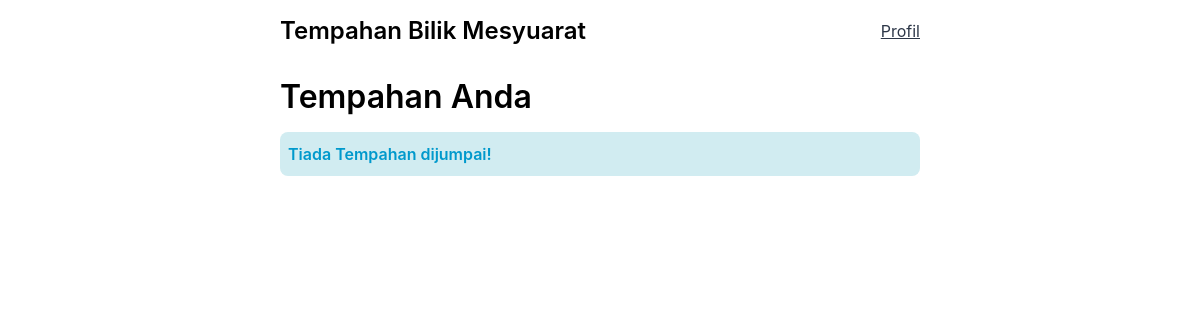
The page /tempah/user/bookings (signed in) on the database as committed earlier.
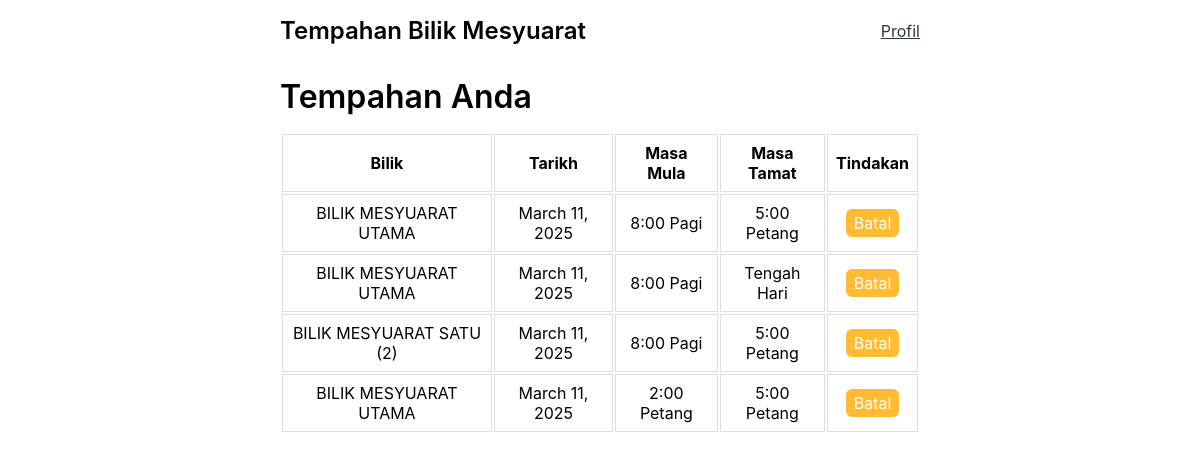
The same page on the database as committed later.
### booking/models.py (models this page shows, shortened)
class Booking(models.Model):
    user = models.ForeignKey(User, on_delete=models.CASCADE)
    time_slot = models.ForeignKey(TimeSlot, on_delete=models.CASCADE)
    date = models.DateField()
    class Meta:
        verbose_name = "Tempahan"
        verbose_name_plural = "Tempahan"

class TimeSlot(models.Model):
    check_in_time = models.TimeField(max_length=4)
    check_out_time = models.TimeField(max_length=4)
    room = models.ForeignKey(Room, on_delete=models.CASCADE)
    booked = models.BooleanField(default=False)
    class Meta:
        verbose_name = "Masa Tempahan"
        verbose_name_plural = "Masa Tempahan"
    def get_translated_check_in_time(self):
        hour = self.check_in_time.hour
        minute = self.check_in_time.minute
        if hour == 12 and minute == 0:
            return "Tengah Hari"
        period = "Pagi" if hour < 12 else "Petang"
        if hour == 0:
            hour_12 = 12
        elif hour > 12:
            hour_12 = hour - 12
        else:
            hour_12 = hour
        return f"{hour_12}:{minute:02d} {period}"
    def get_translated_checkout_time(self):
        hour = self.check_out_time.hour
        minute = self.check_out_time.minute
        if hour == 12 and minute == 0:
            return "Tengah Hari"
        period = "Pagi" if hour < 12 else "Petang"
        if hour == 0:
            hour_12 = 12
        elif hour > 12:
            hour_12 = hour - 12
        else:
            hour_12 = hour
        return f"{hour_12}:{minute:02d} {period}"

class Room(models.Model):
    name = models.CharField(max_length=30)
    advance_booking = models.IntegerField()
    booked = models.BooleanField(default=False)
    USERNAME_FIELD = "name"
    class Meta:
        ordering = ["name"]
        verbose_name = "Bilik"
        verbose_name_plural = "Bilik"

### booking/views.py (the view)
# urls.py: path("user/bookings", views.userBookings, name="user-bookings"),
@login_required(redirect_field_name="/signin")
def userBookings(request):
    user = User.objects.get(email=request.user)
    bookings = Booking.objects.filter(user=user)
    context = {"user": user, "bookings": bookings}
    return render(request, "booking/user_bookings.html", context)

### booking/models.py (called while the page is built)
    def __str__(self):
        return self.email

### booking/templates/booking/user_bookings.html (shortened to what this page needs)
{% extends 'layout.html' %}
{% block content %}
<div class="bookings-wrapper">
  <h1>Tempahan Anda</h1>
  {% if not bookings %}
  <div class="info-wrapper">
    <p class="info">Tiada Tempahan dijumpai!</p>
  </div>
  {% else %}
  <div class="table-wrapper">
    <table>
      <tr>
        <th>Bilik</th>
        <th>Tarikh</th>
        <th>Masa Mula</th>
        <th>Masa Tamat</th>
        <th>Tindakan</th>
      </tr>
      {% for booking in bookings %}
      <tr>
        <td>{{booking.time_slot.room.name}}</td>
        <td>{{booking.date}}</td>
        <td>{{booking.time_slot.get_translated_check_in_time}}</td>
        <td>{{booking.time_slot.get_translated_checkout_time}}</td>
        <td>
          <a class="btn btn-md btn-secondary" href="{% url 'cancel-room' booking.time_slot.id booking.id %}">
            Batal
          </a>
        </td>
      </tr>
      {% endfor%}
    </table>
  </div>
  {% endif %}
</div>
{% endblock content %}

### templates/layout.html (shortened to what this page needs)
<!DOCTYPE html>
{% load static %}
<html lang="en">
  <head>
    <link rel="stylesheet" href="{% static 'styles/layout.css' %}" />
  </head>
  <body>
    <div id="main-wrapper">
      {% include 'navbar.html' %}
      <div id="wrapper">
        {% block content %} {% endblock %}
      </div>
    </div>
  </body>
</html>

### templates/navbar.html
<nav>
  <div><a href="{% url 'home' %}" class="nav-brand">Tempahan Bilik Mesyuarat</a></div>
  {% if request.user.is_authenticated %}
  <div><a class="nav-profile" href="{% url 'user-profile' %}">Profil</a></div>
  {% endif %}
</nav>

### static/styles/layout.css (style rules this page uses)
* { margin: 0; padding: 0; border: 0; }
body { font-family: -apple-system, BlinkMacSystemFont, "Segoe UI", Roboto, Oxygen, Ubuntu, Cantarell, "Open Sans", "Helvetica Neue", sans-serif; text-align: center; }
h1 { font-size: 1.625rem; font-weight: 500; }
#main-wrapper { text-align: left; margin-left: auto; margin-right: auto; padding: 0 1rem; background-color: #ffffff; }
#wrapper { max-width: 640px; }
nav { display: flex; justify-content: space-between; align-items: center; margin-bottom: 1rem; padding: 1rem 0; }
.nav-brand { text-decoration: none; font-size: 1.25rem; color: black; }
.nav-profile { font-size: 1rem; color: #2d3748; }
@media only screen and (min-width: 640px) { #main-wrapper { max-width: 640px; } }
@media only screen and (min-width: 640px) { h1 { font-size: 2rem; font-weight: 600; } }
@media only screen and (min-width: 640px) { .nav-brand { font-size: 1.5rem; font-weight: 600; } }

### booking/templates/booking/user_bookings.html (style rules this page uses)
.table-wrapper { overflow-x: auto; margin: 1rem auto; max-width: 100%; }
table { width: 100%; max-width: 100%; text-align: center; }
th, td { border: 1px solid #ddd; padding: 0.5rem; }

### templates/layout.html (style rules this page uses)
.btn { text-decoration: none; cursor: pointer; }
.btn-md { padding: 0.25rem 0.5rem; border-radius: 0.375rem; }
.btn-secondary { background-color: #ffbb33; color: white; }

Rows that differ between the two databases and show on the page:
added Booking: time_slot.room.name "BILIK MESYUARAT UTAMA", date "March 11, 2025", time_slot.get_translated_check_in_time "8:00 Pagi", time_slot.get_translated_checkout_time "5:00 Petang"
added Booking: time_slot.room.name "BILIK MESYUARAT UTAMA", date "March 11, 2025", time_slot.get_translated_check_in_time "8:00 Pagi", time_slot.get_translated_checkout_time "Tengah Hari"
added Booking: time_slot.room.name "BILIK MESYUARAT SATU (2)", date "March 11, 2025", time_slot.get_translated_check_in_time "8:00 Pagi", time_slot.get_translated_checkout_time "5:00 Petang"
added Booking: time_slot.room.name "BILIK MESYUARAT UTAMA", date "March 11, 2025", time_slot.get_translated_check_in_time "2:00 Petang", time_slot.get_translated_checkout_time "5:00 Petang"
Other text that changed with them:
text no longer shown: "Tiada Tempahan dijumpai!"
text now shown: "Bilik Tarikh Masa Mula Masa Tamat Tindakan"
